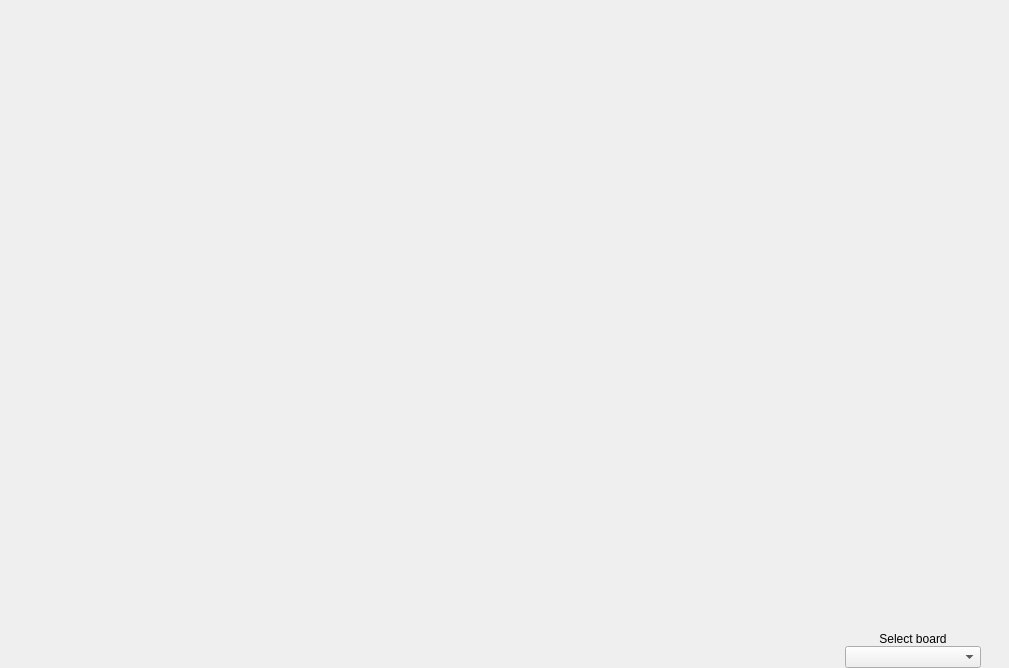
<?xml version="1.0" encoding="UTF-8"?>
<ui version="4.0">
 <class>PinConfig</class>
 <widget class="QWidget" name="PinConfig">
  <property name="geometry">
   <rect>
    <x>0</x>
    <y>0</y>
    <width>1009</width>
    <height>668</height>
   </rect>
  </property>
  <layout class="QGridLayout" name="layoutG" rowstretch="7,8,0,0" columnstretch="6,0,1,0">
   <property name="leftMargin">
    <number>6</number>
   </property>
   <property name="topMargin">
    <number>0</number>
   </property>
   <property name="rightMargin">
    <number>6</number>
   </property>
   <property name="bottomMargin">
    <number>0</number>
   </property>
   <property name="horizontalSpacing">
    <number>6</number>
   </property>
   <property name="verticalSpacing">
    <number>0</number>
   </property>
   <item row="3" column="2">
    <widget class="CenteredCBox" name="comboBox_board"/>
   </item>
   <item row="3" column="3">
    <spacer name="horizontalSpacer">
     <property name="orientation">
      <enum>Qt::Horizontal</enum>
     </property>
     <property name="sizeType">
      <enum>QSizePolicy::Fixed</enum>
     </property>
     <property name="sizeHint" stdset="0">
      <size>
       <width>16</width>
       <height>10</height>
      </size>
     </property>
    </spacer>
   </item>
   <item row="2" column="2">
    <widget class="QLabel" name="label">
     <property name="text">
      <string>Select board</string>
     </property>
     <property name="alignment">
      <set>Qt::AlignCenter</set>
     </property>
    </widget>
   </item>
   <item row="0" column="0" rowspan="4">
    <layout class="QVBoxLayout" name="layoutV_pins">
     <property name="spacing">
      <number>0</number>
     </property>
    </layout>
   </item>
   <item row="1" column="2">
    <spacer name="verticalSpacer">
     <property name="orientation">
      <enum>Qt::Vertical</enum>
     </property>
     <property name="sizeType">
      <enum>QSizePolicy::Preferred</enum>
     </property>
     <property name="sizeHint" stdset="0">
      <size>
       <width>20</width>
       <height>40</height>
      </size>
     </property>
    </spacer>
   </item>
   <item row="3" column="1">
    <spacer name="horizontalSpacer_2">
     <property name="orientation">
      <enum>Qt::Horizontal</enum>
     </property>
     <property name="sizeType">
      <enum>QSizePolicy::Fixed</enum>
     </property>
     <property name="sizeHint" stdset="0">
      <size>
       <width>16</width>
       <height>10</height>
      </size>
     </property>
    </spacer>
   </item>
   <item row="0" column="1" colspan="3">
    <widget class="CurrentConfig" name="widget_currConfig" native="true"/>
   </item>
  </layout>
 </widget>
 <customwidgets>
  <customwidget>
   <class>CenteredCBox</class>
   <extends>QComboBox</extends>
   <header>centered_cbox.h</header>
  </customwidget>
  <customwidget>
   <class>CurrentConfig</class>
   <extends>QWidget</extends>
   <header>widgets/currentconfig.h</header>
   <container>1</container>
  </customwidget>
 </customwidgets>
 <resources/>
 <connections/>
</ui>
